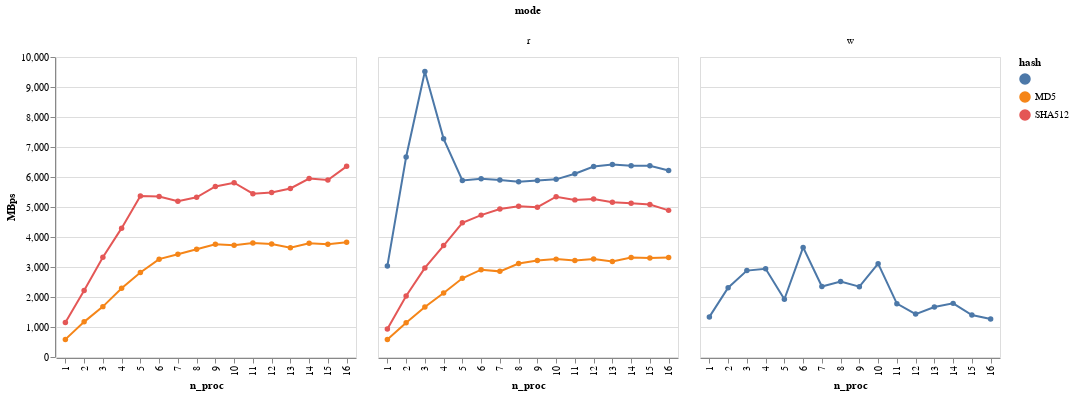

Notebook code cell kept with this figure:
### Markdown cell above
Ramping zero-to-null tops out at 4 parallel processes, which make sense because this laptop has four cores.

### Code cell
import pandas as pd
import altair as alt
from altair import datum

# Load the data
df = pd.DataFrame(pd.read_json('hasher-runs-MBP-2021-16GB-M1-8CORES-2.jsonl', lines=True))

# Lay out the useful results:
alt.Chart(df).mark_line(point=True).encode(
    x='n_proc:O',
    y='MBps:Q',
    color='hash:N',
    tooltip=['mode', 'n_files', 'n_proc', 'hash', 'MBps' ],
).transform_filter(
    # Filters out the results where both hash and mode are empty:
    (datum.hash != '' ) | ( datum.mode != '')
).properties(
    width=300,
    height=300,
).facet(
    column='mode:N'
)

### Figure 1 — Vega-Lite specification as saved in the notebook (floating-point values rounded to 4 significant figures)
{"config": {"view": {"continuousWidth": 300, "continuousHeight": 300}}, "data": {"name": "data-f3c59e0c4d394d0f2ba761bdd9b1177d"}, "facet": {"column": {"field": "mode", "type": "nominal"}}, "spec": {"mark": {"type": "line", "point": true}, "encoding": {"color": {"field": "hash", "type": "nominal"}, "tooltip": [{"field": "mode", "type": "nominal"}, {"field": "n_files", "type": "quantitative"}, {"field": "n_proc", "type": "quantitative"}, {"field": "hash", "type": "nominal"}, {"field": "MBps", "type": "quantitative"}], "x": {"field": "n_proc", "type": "ordinal"}, "y": {"field": "MBps", "type": "quantitative"}}, "height": 300, "transform": [{"filter": "((datum.hash !== '') || (datum.mode !== ''))"}], "width": 300}, "$schema": "https://vega.github.io/schema/vega-lite/v5.20.1.json", "datasets": {"data-f3c59e0c4d394d0f2ba761bdd9b1177d": [{"hash": "", "mode": "", "n_files": 0, "n_proc": 1, "total_bytes": 1024000000, "time_s": 0.06208, "bps": 16490000000.0, "MBps": 16490.0}, {"hash": "", "mode": "", "n_files": 0, "n_proc": 2, "total_bytes": 2048000000, "time_s": 0.06054, "bps": 33830000000.0, "MBps": 33830.0}, {"hash": "", "mode": "", "n_files": 0, "n_proc": 3, "total_bytes": 3072000000, "time_s": 0.06378, "bps": 48160000000.0, "MBps": 48160.0}, {"hash": "", "mode": "", "n_files": 0, "n_proc": 4, "total_bytes": 4096000000, "time_s": 0.06525, "bps": 62780000000.0, "MBps": 62780.0}, {"hash": "", "mode": "", "n_files": 0, "n_proc": 5, "total_bytes": 5120000000, "time_s": 0.07101, "bps": 72100000000.0, "MBps": 72100.0}, {"hash": "", "mode": "", "n_files": 0, "n_proc": 6, "total_bytes": 6144000000, "time_s": 0.07365, "bps": 83420000000.0, "MBps": 83420.0}, {"hash": "", "mode": "", "n_files": 0, "n_proc": 7, "total_bytes": 7168000000, "time_s": 0.0804, "bps": 89150000000.0, "MBps": 89150.0}, {"hash": "", "mode": "", "n_files": 0, "n_proc": 8, "total_bytes": 8192000000, "time_s": 0.09171, "bps": 89320000000.0, "MBps": 89320.0}, {"hash": "", "mode": "", "n_files": 0, "n_proc": 9, "total_bytes": 9216000000, "time_s": 0.1032, "bps": 89330000000.0, "MBps": 89330.0}, {"hash": "", "mode": "", "n_files": 0, "n_proc": 10, "total_bytes": 10240000000, "time_s": 0.108, "bps": 94790000000.0, "MBps": 94790.0}, {"hash": "", "mode": "", "n_files": 0, "n_proc": 11, "total_bytes": 11264000000, "time_s": 0.1166, "bps": 96620000000.0, "MBps": 96620.0}, {"hash": "", "mode": "", "n_files": 0, "n_proc": 12, "total_bytes": 12288000000, "time_s": 0.1185, "bps": 103700000000.0, "MBps": 103700.0}, {"hash": "", "mode": "", "n_files": 0, "n_proc": 13, "total_bytes": 13312000000, "time_s": 0.1332, "bps": 99970000000.0, "MBps": 99970.0}, {"hash": "", "mode": "", "n_files": 0, "n_proc": 14, "total_bytes": 14336000000, "time_s": 0.1385, "bps": 103500000000.0, "MBps": 103500.0}, {"hash": "", "mode": "", "n_files": 0, "n_proc": 15, "total_bytes": 15360000000, "time_s": 0.1495, "bps": 102700000000.0, "MBps": 102700.0}, {"hash": "", "mode": "", "n_files": 0, "n_proc": 16, "total_bytes": 16384000000, "time_s": 0.171, "bps": 95810000000.0, "MBps": 95810.0}, {"hash": "SHA512", "mode": "", "n_files": 0, "n_proc": 1, "total_bytes": 1024000000, "time_s": 0.8884, "bps": 1153000000.0, "MBps": 1153.0}, {"hash": "SHA512", "mode": "", "n_files": 0, "n_proc": 2, "total_bytes": 2048000000, "time_s": 0.9241, "bps": 2216000000.0, "MBps": 2216.0}, {"hash": "SHA512", "mode": "", "n_files": 0, "n_proc": 3, "total_bytes": 3072000000, "time_s": 0.9236, "bps": 3326000000.0, "MBps": 3326.0}, {"hash": "SHA512", "mode": "", "n_files": 0, "n_proc": 4, "total_bytes": 4096000000, "time_s": 0.9536, "bps": 4295000000.0, "MBps": 4295.0}, {"hash": "SHA512", "mode": "", "n_files": 0, "n_proc": 5, "total_bytes": 5120000000, "time_s": 0.9546, "bps": 5363000000.0, "MBps": 5363.0}, {"hash": "SHA512", "mode": "", "n_files": 0, "n_proc": 6, "total_bytes": 6144000000, "time_s": 1.149, "bps": 5349000000.0, "MBps": 5349.0}, {"hash": "SHA512", "mode": "", "n_files": 0, "n_proc": 7, "total_bytes": 7168000000, "time_s": 1.381, "bps": 5190000000.0, "MBps": 5190.0}, {"hash": "SHA512", "mode": "", "n_files": 0, "n_proc": 8, "total_bytes": 8192000000, "time_s": 1.539, "bps": 5323000000.0, "MBps": 5323.0}, {"hash": "SHA512", "mode": "", "n_files": 0, "n_proc": 9, "total_bytes": 9216000000, "time_s": 1.621, "bps": 5685000000.0, "MBps": 5685.0}, {"hash": "SHA512", "mode": "", "n_files": 0, "n_proc": 10, "total_bytes": 10240000000, "time_s": 1.763, "bps": 5810000000.0, "MBps": 5810.0}, {"hash": "SHA512", "mode": "", "n_files": 0, "n_proc": 11, "total_bytes": 11264000000, "time_s": 2.069, "bps": 5445000000.0, "MBps": 5445.0}, {"hash": "SHA512", "mode": "", "n_files": 0, "n_proc": 12, "total_bytes": 12288000000, "time_s": 2.242, "bps": 5481000000.0, "MBps": 5481.0}, {"hash": "SHA512", "mode": "", "n_files": 0, "n_proc": 13, "total_bytes": 13312000000, "time_s": 2.369, "bps": 5619000000.0, "MBps": 5619.0}, {"hash": "SHA512", "mode": "", "n_files": 0, "n_proc": 14, "total_bytes": 14336000000, "time_s": 2.411, "bps": 5947000000.0, "MBps": 5947.0}, {"hash": "SHA512", "mode": "", "n_files": 0, "n_proc": 15, "total_bytes": 15360000000, "time_s": 2.603, "bps": 5901000000.0, "MBps": 5901.0}, {"hash": "SHA512", "mode": "", "n_files": 0, "n_proc": 16, "total_bytes": 16384000000, "time_s": 2.578, "bps": 6356000000.0, "MBps": 6356.0}, {"hash": "MD5", "mode": "", "n_files": 0, "n_proc": 1, "total_bytes": 1024000000, "time_s": 1.745, "bps": 586900000.0, "MBps": 586.9}, {"hash": "MD5", "mode": "", "n_files": 0, "n_proc": 2, "total_bytes": 2048000000, "time_s": 1.748, "bps": 1171000000.0, "MBps": 1171.0}, {"hash": "MD5", "mode": "", "n_files": 0, "n_proc": 3, "total_bytes": 3072000000, "time_s": 1.83, "bps": 1679000000.0, "MBps": 1679.0}, {"hash": "MD5", "mode": "", "n_files": 0, "n_proc": 4, "total_bytes": 4096000000, "time_s": 1.788, "bps": 2291000000.0, "MBps": 2291.0}, {"hash": "MD5", "mode": "", "n_files": 0, "n_proc": 5, "total_bytes": 5120000000, "time_s": 1.819, "bps": 2815000000.0, "MBps": 2815.0}, {"hash": "MD5", "mode": "", "n_files": 0, "n_proc": 6, "total_bytes": 6144000000, "time_s": 1.884, "bps": 3262000000.0, "MBps": 3262.0}, {"hash": "MD5", "mode": "", "n_files": 0, "n_proc": 7, "total_bytes": 7168000000, "time_s": 2.092, "bps": 3427000000.0, "MBps": 3427.0}, {"hash": "MD5", "mode": "", "n_files": 0, "n_proc": 8, "total_bytes": 8192000000, "time_s": 2.282, "bps": 3590000000.0, "MBps": 3590.0}, {"hash": "MD5", "mode": "", "n_files": 0, "n_proc": 9, "total_bytes": 9216000000, "time_s": 2.45, "bps": 3761000000.0, "MBps": 3761.0}, {"hash": "MD5", "mode": "", "n_files": 0, "n_proc": 10, "total_bytes": 10240000000, "time_s": 2.747, "bps": 3728000000.0, "MBps": 3728.0}, {"hash": "MD5", "mode": "", "n_files": 0, "n_proc": 11, "total_bytes": 11264000000, "time_s": 2.965, "bps": 3799000000.0, "MBps": 3799.0}, {"hash": "MD5", "mode": "", "n_files": 0, "n_proc": 12, "total_bytes": 12288000000, "time_s": 3.263, "bps": 3766000000.0, "MBps": 3766.0}, {"hash": "MD5", "mode": "", "n_files": 0, "n_proc": 13, "total_bytes": 13312000000, "time_s": 3.656, "bps": 3641000000.0, "MBps": 3641.0}, {"hash": "MD5", "mode": "", "n_files": 0, "n_proc": 14, "total_bytes": 14336000000, "time_s": 3.779, "bps": 3793000000.0, "MBps": 3793.0}, {"hash": "MD5", "mode": "", "n_files": 0, "n_proc": 15, "total_bytes": 15360000000, "time_s": 4.085, "bps": 3760000000.0, "MBps": 3760.0}, {"hash": "MD5", "mode": "", "n_files": 0, "n_proc": 16, "total_bytes": 16384000000, "time_s": 4.285, "bps": 3824000000.0, "MBps": 3824.0}, {"hash": "", "mode": "w", "n_files": 1, "n_proc": 1, "total_bytes": 1024000000, "time_s": 0.7664, "bps": 1336000000.0, "MBps": 1336.0}, {"hash": "", "mode": "w", "n_files": 2, "n_proc": 2, "total_bytes": 2048000000, "time_s": 0.8874, "bps": 2308000000.0, "MBps": 2308.0}, {"hash": "", "mode": "w", "n_files": 3, "n_proc": 3, "total_bytes": 3072000000, "time_s": 1.067, "bps": 2880000000.0, "MBps": 2880.0}, {"hash": "", "mode": "w", "n_files": 4, "n_proc": 4, "total_bytes": 4096000000, "time_s": 1.393, "bps": 2941000000.0, "MBps": 2941.0}, {"hash": "", "mode": "w", "n_files": 5, "n_proc": 5, "total_bytes": 5120000000, "time_s": 2.661, "bps": 1924000000.0, "MBps": 1924.0}, {"hash": "", "mode": "w", "n_files": 6, "n_proc": 6, "total_bytes": 6144000000, "time_s": 1.682, "bps": 3652000000.0, "MBps": 3652.0}, {"hash": "", "mode": "w", "n_files": 7, "n_proc": 7, "total_bytes": 7168000000, "time_s": 3.049, "bps": 2351000000.0, "MBps": 2351.0}, {"hash": "", "mode": "w", "n_files": 8, "n_proc": 8, "total_bytes": 8192000000, "time_s": 3.26, "bps": 2513000000.0, "MBps": 2513.0}, {"hash": "", "mode": "w", "n_files": 9, "n_proc": 9, "total_bytes": 9216000000, "time_s": 3.932, "bps": 2344000000.0, "MBps": 2344.0}, {"hash": "", "mode": "w", "n_files": 10, "n_proc": 10, "total_bytes": 10240000000, "time_s": 3.292, "bps": 3111000000.0, "MBps": 3111.0}, {"hash": "", "mode": "w", "n_files": 11, "n_proc": 11, "total_bytes": 11264000000, "time_s": 6.335, "bps": 1778000000.0, "MBps": 1778.0}, {"hash": "", "mode": "w", "n_files": 12, "n_proc": 12, "total_bytes": 12288000000, "time_s": 8.587, "bps": 1431000000.0, "MBps": 1431.0}, {"hash": "", "mode": "w", "n_files": 13, "n_proc": 13, "total_bytes": 13312000000, "time_s": 7.985, "bps": 1667000000.0, "MBps": 1667.0}, {"hash": "", "mode": "w", "n_files": 14, "n_proc": 14, "total_bytes": 14336000000, "time_s": 8.019, "bps": 1788000000.0, "MBps": 1788.0}, {"hash": "", "mode": "w", "n_files": 15, "n_proc": 15, "total_bytes": 15360000000, "time_s": 10.99, "bps": 1397000000.0, "MBps": 1397.0}, {"hash": "", "mode": "w", "n_files": 16, "n_proc": 16, "total_bytes": 16384000000, "time_s": 12.91, "bps": 1269000000.0, "MBps": 1269.0}, {"hash": "", "mode": "r", "n_files": 1, "n_proc": 1, "total_bytes": 1024000000, "time_s": 0.3373, "bps": 3036000000.0, "MBps": 3036.0}, {"hash": "", "mode": "r", "n_files": 2, "n_proc": 2, "total_bytes": 2048000000, "time_s": 0.3072, "bps": 6666000000.0, "MBps": 6666.0}, {"hash": "", "mode": "r", "n_files": 3, "n_proc": 3, "total_bytes": 3072000000, "time_s": 0.3229, "bps": 9515000000.0, "MBps": 9515.0}, {"hash": "", "mode": "r", "n_files": 4, "n_proc": 4, "total_bytes": 4096000000, "time_s": 0.5632, "bps": 7273000000.0, "MBps": 7273.0}, {"hash": "", "mode": "r", "n_files": 5, "n_proc": 5, "total_bytes": 5120000000, "time_s": 0.8704, "bps": 5882000000.0, "MBps": 5882.0}, {"hash": "", "mode": "r", "n_files": 6, "n_proc": 6, "total_bytes": 6144000000, "time_s": 1.034, "bps": 5941000000.0, "MBps": 5941.0}, {"hash": "", "mode": "r", "n_files": 7, "n_proc": 7, "total_bytes": 7168000000, "time_s": 1.214, "bps": 5902000000.0, "MBps": 5902.0}, {"hash": "", "mode": "r", "n_files": 8, "n_proc": 8, "total_bytes": 8192000000, "time_s": 1.403, "bps": 5839000000.0, "MBps": 5839.0}, {"hash": "", "mode": "r", "n_files": 9, "n_proc": 9, "total_bytes": 9216000000, "time_s": 1.567, "bps": 5883000000.0, "MBps": 5883.0}, {"hash": "", "mode": "r", "n_files": 10, "n_proc": 10, "total_bytes": 10240000000, "time_s": 1.729, "bps": 5921000000.0, "MBps": 5921.0}, {"hash": "", "mode": "r", "n_files": 11, "n_proc": 11, "total_bytes": 11264000000, "time_s": 1.844, "bps": 6109000000.0, "MBps": 6109.0}, {"hash": "", "mode": "r", "n_files": 12, "n_proc": 12, "total_bytes": 12288000000, "time_s": 1.936, "bps": 6349000000.0, "MBps": 6349.0}, {"hash": "", "mode": "r", "n_files": 13, "n_proc": 13, "total_bytes": 13312000000, "time_s": 2.076, "bps": 6414000000.0, "MBps": 6414.0}, {"hash": "", "mode": "r", "n_files": 14, "n_proc": 14, "total_bytes": 14336000000, "time_s": 2.248, "bps": 6376000000.0, "MBps": 6376.0}, {"hash": "", "mode": "r", "n_files": 15, "n_proc": 15, "total_bytes": 15360000000, "time_s": 2.41, "bps": 6373000000.0, "MBps": 6373.0}, {"hash": "", "mode": "r", "n_files": 16, "n_proc": 16, "total_bytes": 16384000000, "time_s": 2.635, "bps": 6218000000.0, "MBps": 6218.0}, {"hash": "SHA512", "mode": "r", "n_files": 1, "n_proc": 1, "total_bytes": 1024000000, "time_s": 1.095, "bps": 935500000.0, "MBps": 935.5}, {"hash": "SHA512", "mode": "r", "n_files": 2, "n_proc": 2, "total_bytes": 2048000000, "time_s": 1.006, "bps": 2035000000.0, "MBps": 2035.0}, {"hash": "SHA512", "mode": "r", "n_files": 3, "n_proc": 3, "total_bytes": 3072000000, "time_s": 1.034, "bps": 2970000000.0, "MBps": 2970.0}, {"hash": "SHA512", "mode": "r", "n_files": 4, "n_proc": 4, "total_bytes": 4096000000, "time_s": 1.102, "bps": 3716000000.0, "MBps": 3716.0}, {"hash": "SHA512", "mode": "r", "n_files": 5, "n_proc": 5, "total_bytes": 5120000000, "time_s": 1.145, "bps": 4473000000.0, "MBps": 4473.0}, {"hash": "SHA512", "mode": "r", "n_files": 6, "n_proc": 6, "total_bytes": 6144000000, "time_s": 1.299, "bps": 4730000000.0, "MBps": 4730.0}, {"hash": "SHA512", "mode": "r", "n_files": 7, "n_proc": 7, "total_bytes": 7168000000, "time_s": 1.454, "bps": 4930000000.0, "MBps": 4930.0}, {"hash": "SHA512", "mode": "r", "n_files": 8, "n_proc": 8, "total_bytes": 8192000000, "time_s": 1.631, "bps": 5024000000.0, "MBps": 5024.0}, {"hash": "SHA512", "mode": "r", "n_files": 9, "n_proc": 9, "total_bytes": 9216000000, "time_s": 1.846, "bps": 4993000000.0, "MBps": 4993.0}, {"hash": "SHA512", "mode": "r", "n_files": 10, "n_proc": 10, "total_bytes": 10240000000, "time_s": 1.917, "bps": 5342000000.0, "MBps": 5342.0}, {"hash": "SHA512", "mode": "r", "n_files": 11, "n_proc": 11, "total_bytes": 11264000000, "time_s": 2.151, "bps": 5237000000.0, "MBps": 5237.0}, {"hash": "SHA512", "mode": "r", "n_files": 12, "n_proc": 12, "total_bytes": 12288000000, "time_s": 2.334, "bps": 5264000000.0, "MBps": 5264.0}, {"hash": "SHA512", "mode": "r", "n_files": 13, "n_proc": 13, "total_bytes": 13312000000, "time_s": 2.581, "bps": 5157000000.0, "MBps": 5157.0}, {"hash": "SHA512", "mode": "r", "n_files": 14, "n_proc": 14, "total_bytes": 14336000000, "time_s": 2.799, "bps": 5122000000.0, "MBps": 5122.0}, {"hash": "SHA512", "mode": "r", "n_files": 15, "n_proc": 15, "total_bytes": 15360000000, "time_s": 3.02, "bps": 5086000000.0, "MBps": 5086.0}, {"hash": "SHA512", "mode": "r", "n_files": 16, "n_proc": 16, "total_bytes": 16384000000, "time_s": 3.352, "bps": 4888000000.0, "MBps": 4888.0}, {"hash": "MD5", "mode": "r", "n_files": 1, "n_proc": 1, "total_bytes": 1024000000, "time_s": 1.759, "bps": 582200000.0, "MBps": 582.2}, {"hash": "MD5", "mode": "r", "n_files": 2, "n_proc": 2, "total_bytes": 2048000000, "time_s": 1.798, "bps": 1139000000.0, "MBps": 1139.0}, {"hash": "MD5", "mode": "r", "n_files": 3, "n_proc": 3, "total_bytes": 3072000000, "time_s": 1.841, "bps": 1668000000.0, "MBps": 1668.0}, {"hash": "MD5", "mode": "r", "n_files": 4, "n_proc": 4, "total_bytes": 4096000000, "time_s": 1.919, "bps": 2134000000.0, "MBps": 2134.0}, {"hash": "MD5", "mode": "r", "n_files": 5, "n_proc": 5, "total_bytes": 5120000000, "time_s": 1.952, "bps": 2622000000.0, "MBps": 2622.0}, {"hash": "MD5", "mode": "r", "n_files": 6, "n_proc": 6, "total_bytes": 6144000000, "time_s": 2.111, "bps": 2911000000.0, "MBps": 2911.0}, {"hash": "MD5", "mode": "r", "n_files": 7, "n_proc": 7, "total_bytes": 7168000000, "time_s": 2.511, "bps": 2855000000.0, "MBps": 2855.0}, {"hash": "MD5", "mode": "r", "n_files": 8, "n_proc": 8, "total_bytes": 8192000000, "time_s": 2.631, "bps": 3114000000.0, "MBps": 3114.0}, {"hash": "MD5", "mode": "r", "n_files": 9, "n_proc": 9, "total_bytes": 9216000000, "time_s": 2.866, "bps": 3216000000.0, "MBps": 3216.0}, {"hash": "MD5", "mode": "r", "n_files": 10, "n_proc": 10, "total_bytes": 10240000000, "time_s": 3.139, "bps": 3263000000.0, "MBps": 3263.0}, {"hash": "MD5", "mode": "r", "n_files": 11, "n_proc": 11, "total_bytes": 11264000000, "time_s": 3.506, "bps": 3213000000.0, "MBps": 3213.0}, {"hash": "MD5", "mode": "r", "n_files": 12, "n_proc": 12, "total_bytes": 12288000000, "time_s": 3.762, "bps": 3266000000.0, "MBps": 3266.0}, {"hash": "MD5", "mode": "r", "n_files": 13, "n_proc": 13, "total_bytes": 13312000000, "time_s": 4.177, "bps": 3187000000.0, "MBps": 3187.0}, {"hash": "MD5", "mode": "r", "n_files": 14, "n_proc": 14, "total_bytes": 14336000000, "time_s": 4.326, "bps": 3314000000.0, "MBps": 3314.0}, {"hash": "MD5", "mode": "r", "n_files": 15, "n_proc": 15, "total_bytes": 15360000000, "time_s": 4.654, "bps": 3300000000.0, "MBps": 3300.0}, {"hash": "MD5", "mode": "r", "n_files": 16, "n_proc": 16, "total_bytes": 16384000000, "time_s": 4.936, "bps": 3319000000.0, "MBps": 3319.0}]}}
